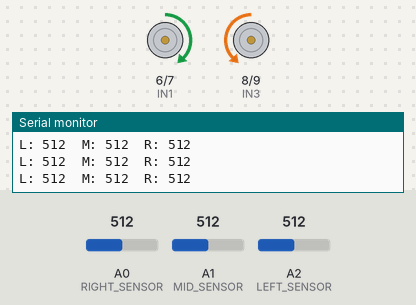
A sketch run on a simulated Arduino Uno, built with avr-gcc and run on an emulated ATmega328P. Parts: motor-driver pin pairs drawn as motors (green arrow = first pin HIGH = forward, orange = second pin HIGH = backward, longer = more drive, scaled by the enable pin), the last lines printed to the serial monitor. The inputs (shaded band) are chosen by the test bench; at power-on: A0 (RIGHT_SENSOR) = 512, A1 (MID_SENSOR) = 512, A2 (LEFT_SENSOR) = 512.

Above: at 1.2 s.
1.3 s: A0 (RIGHT_SENSOR) set to 583
4.3 s: A0 (RIGHT_SENSOR) set to 615
At 5.5 s:
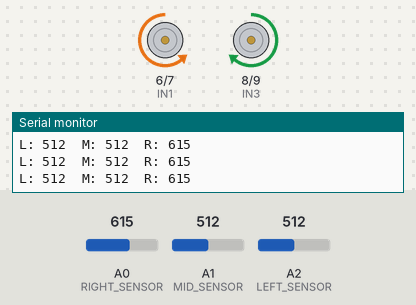
5.8 s: A1 (MID_SENSOR) set to 107
8.8 s: A1 (MID_SENSOR) set to 90
10.3 s: A2 (LEFT_SENSOR) set to 988
11.8 s: A2 (LEFT_SENSOR) set to 1018
Timing chart, 0 to 14.8 s (numbered marks = the images above; inputs shaded):
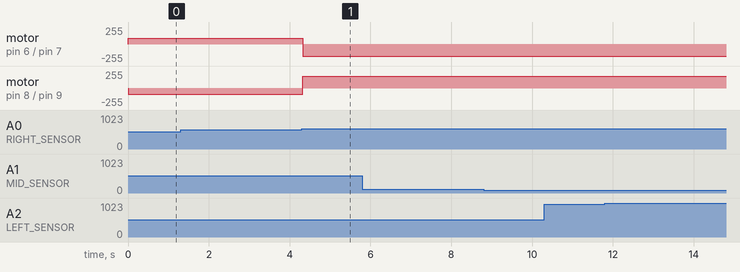

The sketch:

og1.ino
```cpp
// ====================================
// SIMPLE LINE FOLLOWER W/ SURVEILLANCE
// ====================================

// MOTOR PINS
#define ENA 5
#define IN1 6
#define IN2 7
#define IN3 8
#define IN4 9
#define ENB 10

// SENSOR PINS
#define LEFT_SENSOR  A2
#define MID_SENSOR   A1
#define RIGHT_SENSOR A0

// SETTINGS
#define BASE_SPEED -180
#define TURN_SPEED -180
#define THRESHOLD    600

// SURVEILLANCE
int surveillanceDirection = 1; // 1 = right, -1 = left

// ====================================
// SETUP
// ====================================

void setup() {
  Serial.begin(9600);

  pinMode(ENA, OUTPUT); pinMode(IN1, OUTPUT); pinMode(IN2, OUTPUT);
  pinMode(IN3, OUTPUT); pinMode(IN4, OUTPUT); pinMode(ENB, OUTPUT);
}

// ====================================
// MOTOR DRIVER
// ====================================

void driveMotors(int leftSpeed, int rightSpeed) {
  digitalWrite(IN1, leftSpeed  >= 0 ? LOW : HIGH);
  digitalWrite(IN2, leftSpeed  >= 0 ? HIGH : LOW);
  digitalWrite(IN3, rightSpeed >= 0 ? LOW : HIGH);
  digitalWrite(IN4, rightSpeed >= 0 ? HIGH : LOW);

  analogWrite(ENA, constrain(abs(leftSpeed),  0, 255));
  analogWrite(ENB, constrain(abs(rightSpeed), 0, 255));
}

// ====================================
// DIRECTION METHODS
// ====================================

void goStraight() {
  driveMotors(BASE_SPEED, BASE_SPEED);
}

void turnRight() {
  driveMotors(-TURN_SPEED, TURN_SPEED);
}

void turnLeft() {
  driveMotors(TURN_SPEED, -TURN_SPEED);
}

void surveil() {
  int speed = TURN_SPEED / 2;
  driveMotors(surveillanceDirection * speed, -surveillanceDirection * speed);
}

// ====================================
// MAIN LOOP
// ====================================

void loop() {
  int rawL = analogRead(LEFT_SENSOR);
  int rawM = analogRead(MID_SENSOR);
  int rawR = analogRead(RIGHT_SENSOR);

  Serial.print("L: "); Serial.print(rawL);
  Serial.print("  M: "); Serial.print(rawM);
  Serial.print("  R: "); Serial.println(rawR);

  // All white — lost the line entirely
  if (rawL < THRESHOLD && rawM < THRESHOLD && rawR < THRESHOLD) {
    surveil();

  // All three on line — centered on a wide line or intersection, go straight
  } else if (rawL > THRESHOLD && rawM > THRESHOLD && rawR > THRESHOLD) {
    goStraight();

  // Left + Mid on line, Right off — veer left
  } else if (rawL > THRESHOLD && rawM > THRESHOLD && rawR < THRESHOLD) {
    surveillanceDirection = -1;
    turnLeft();

  // Mid + Right on line, Left off — veer right
  } else if (rawL < THRESHOLD && rawM > THRESHOLD && rawR > THRESHOLD) {
    surveillanceDirection =  1;
    turnRight();

  // Only Mid on line — centered, go straight
  } else if (rawL < THRESHOLD && rawM > THRESHOLD && rawR < THRESHOLD) {
    goStraight();

  // Only Left on line, Mid + Right off — hard left
  } else if (rawL > THRESHOLD && rawM < THRESHOLD && rawR < THRESHOLD) {
    surveillanceDirection = -1;
    turnLeft();

  // Only Right on line, Mid + Left off — hard right
  } else if (rawL < THRESHOLD && rawM < THRESHOLD && rawR > THRESHOLD) {
    surveillanceDirection =  1;
    turnRight();
  }

  delay(10);
}
```

Measured:
- the behaviour switches between 600 and 601 on A0 (RIGHT_SENSOR) (found by bisection; images 0 and 1)
- after the input at 4.3 s, motor on pin 6 (IN1) / pin 7 (IN2): forward 90/255 → backward 180/255 at once; motor on pin 8 (IN3) / pin 9 (IN4): backward 90/255 → forward 180/255 at once
